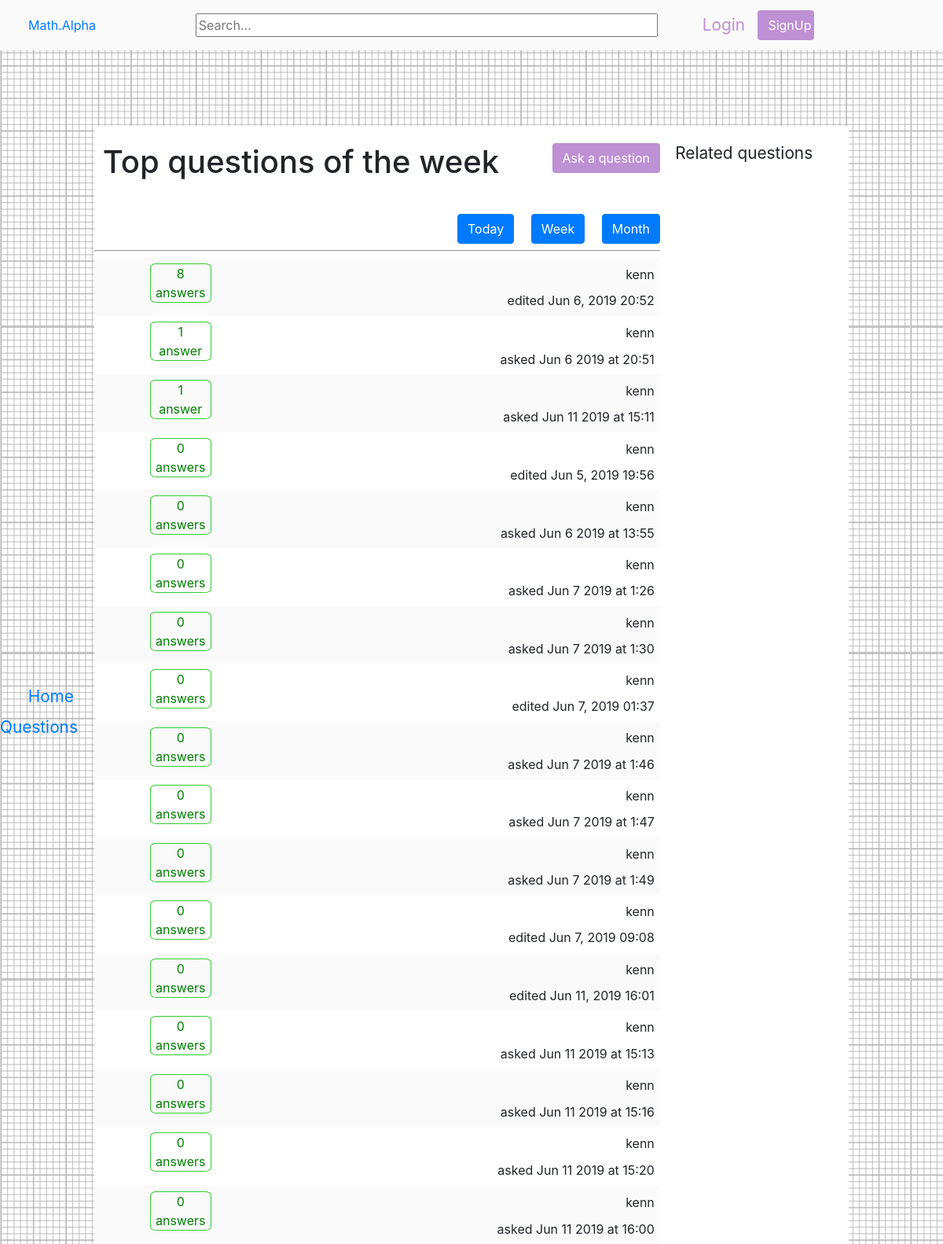
The app's page /week/ with its own data.
### passionProjectApp/models.py (models this page shows, shortened)
class RealQuestion(models.Model):
    title = tinymce_models.HTMLField()
    question = tinymce_models.HTMLField()
    last_update=models.DateTimeField(default=datetime.datetime.utcnow())
    date_created=models.DateTimeField(default=datetime.datetime.utcnow())
    upvote=models.ManyToManyField(User,blank=True,related_name='question_upvotes')
    downvote=models.ManyToManyField(User,blank=True,related_name='question_downvotes')
    author = models.ForeignKey(User,on_delete=models.CASCADE)

### passionProjectApp/views.py (the view)
# urls.py: path('week/',views.weekResults,name='week'),
def weekResults(request):
    randomquestion=RealQuestion.objects.all().order_by('?')[:10]
    today=datetime.datetime.utcnow()
    cutoff=datetime.datetime.utcnow()-datetime.timedelta(days=7)
    allquestions=RealQuestion.objects.filter(last_update__range=[cutoff,today]).annotate(count=Count('answer')).order_by('-count')
    context={"allquestions":allquestions, "randomquestion":randomquestion,}
    print('today')
    print(today)
    print('cutoff')
    print(cutoff)
    return render(request,"passionProjectApp/weekResults.html",context)

### passionProjectApp/templates/passionProjectApp/weekResults.html
{% extends 'passionProjectApp/base.html' %}
{% block body %}
<div class="titlepadding">
    <h1 class="questionTitle">Top questions of the week</h1>
    <a class="askbutton" href="{% url 'ask' %}"><button type="button" class="btn registerbutton">Ask a question</button></a>
</div>
<div class="dateResults">
    <a href="{% url 'index' %}"><button class="btn btn-primary">Today</button></a>
    <a href="{% url 'week' %}"><button class="btn btn-primary">Week</button></a>
    <a href="{% url 'month' %}"><button class="btn btn-primary">Month</button></a>
</div>
<hr/>
{% if allquestions %}
{% for x in allquestions %}
<div class="changeColors">
    <div class="questionInfo">
        {% if x.answer_set.count == 1 %}
        <div class="answered"><div >{{x.answer_set.count}}</div> <div>answer</div></div>
        {% elif x.answer_set.count == 0 %}
        <div class="answered"><div >{{x.answer_set.count}}</div> <div>answers</div></div>
        {% else %}
        <div class="answered"><div >{{x.answer_set.count}}</div> <div>answers</div></div>
        {% endif %}
    </div>
    <a class='questionIndex' href="{% url 'ask_read' x.id %}">{% autoescape off %}{{x.title}}{% endautoescape %}</a>
    <div class="authorInfo">
        <div class ='authorName'>{{x.author}}</div>
        {% load tz %}
        {% if x.last_update > x.date_created %}
        {% timezone "America/Chicago" %}
        <abbr title="created {{x.last_update}}"> {% endtimezone %}edited {{x.last_update|date:"M j, Y H:i"}}</abbr>
        {% else %} {% timezone "America/Chicago" %} <abbr title="{{x.date_created}}"> {% endtimezone %} asked {{x.date_created|date:"M j Y"}} at {% load tz %}{{x.date_created|utc|date:"G:i"}}</abbr>
        {% endif %}
    </div>
</div>
{% endfor%}
{% endif %}
{% endblock body %}

### passionProjectApp/templates/passionProjectApp/base.html (shortened to what this page needs)
<!DOCTYPE html>
<html lang="en">
<head>
    {% load static %}
    <link rel="stylesheet" href="{% static 'passionProjectApp/css/bootstrap.css' %}">
    <link rel="stylesheet" href="{% static 'passionProjectApp/css/base.css' %}">
</head>
<body >
{% if request.user.is_authenticated %}
<div class="topbar">
    <div class ='logo'><a href="{% url 'index' %}">Math.Alpha</a></div>
    <form action='{% url "search" %}' method="POST" class="search">
        {% csrf_token %}
        <input type="text" name="search" placeholder="Search...">
    </form>
    <div class='registration'>
        <span class='login'>{{request.user}}</span> <a class='registerlink' href="{% url 'logout' %}"><button type="button" class=" btn registerbutton">Sign Out</button></a></div>
</div>
{% else %}
<div class="topbar">
    <div class ='logo'><a href="{% url 'index' %}">Math.Alpha</a></div>
    <form action='{% url "search" %}' method="POST" class="search">
        <input type="text" name="search" placeholder="Search...">
    </form>
    <div class='registration'>
        <a class='login' href="{% url 'login' %}">Login</a> <a class='registerlink' href="{% url 'register' %}"><button type="button" class=" btn registerbutton">SignUp</button></a></div>
</div>
{% endif %}
<aside class="asidebar">
    <div class=" fixed-aside">
        <div id="home"><a href="{% url 'index' %}">Home</a></div>
        <div id="questions"><a href="{% url 'allquestions' %}">Questions</a></div>
    </div>
</aside>
<div class="bodygrid">
<div class="rightAside">
    <div class="randoQTitle">Related questions</div>
    {% if randomquestion %}
    {% for x in randomquestion %}
    <div class="randoQ"><a href="{% url 'ask_read' x.id %}">{% autoescape off %} {{x.title}} {% endautoescape %}</a></div>
    {% endfor %}
    {% endif %}
</div>
<div class="test">
    <div>
{% block body %}
{% endblock body %}
</div>
</div>
</div>
</body>
</html>

### passionProjectApp/static/passionProjectApp/css/base.css (style rules this page uses)
html,body { width:100vw; }
body { background-image:url('../images/background.png'); }
.bodygrid { display:grid; grid-template-areas: 'aside questions rando'; grid-template-columns: 0.5fr 3fr 1fr; padding-top:8vh; height:100vh; margin-top: 8%; margin-right: 10%; }
.topbar { display: flex; position: fixed; justify-content: space-between; top: 0; right: 0; width: 100vw; background: #fafafb; height: 8vh; padding: 1% 0; box-shadow: 0 1px 9px rgba(59,64,69,0.1); }
.logo { display: flex; align-items: center; justify-content: flex-start; padding-left: 3%; width: 12%; }
.search { display: flex; align-items: center; justify-content: center; padding-left: 4%; }
.topbar input { width: 49vw; }
.registration { position: relative; display: flex; align-items: center; justify-content: space-between; padding-right: 15%; }
.login,.registerlink, .editlinks { text-decoration: none; }
.login { color:#BE90D4; font-size: 1.3rem; }
.registerlink { margin-left: 13%; }
.registerbutton { background:#BE90D4; color:white; }
.registration .registerbutton { width: 6vw; }
.asidebar { display: grid; grid-area: aside; background: #ffffff; text-align: right; height: 100%; top: 9%; }
.fixed-aside { top: 55%; position: fixed; }
.fixed-aside div { padding-right: 5%; padding-bottom: 8%; font-size: 1.3rem; }
.test { display: grid; grid-area:questions; background: white; }
.titlepadding { padding:3% 0 0 1.5%; display:flex; justify-content: space-between; height:7rem; }
.questionTitle { display:inline; }
abbr[title] { cursor: auto; text-decoration: none; }
hr { height:0 }
div.changeColors:nth-of-type(odd) { display: flex; justify-content: space-between; padding: 1%; background: #fafafb; }
div.changeColors:nth-of-type(even) { display: flex; justify-content: space-between; padding: 1%; background: white; }
.answered { display: inline-block; text-align: center; border: 1px solid limegreen; color: green; border-radius: 10%; width:78px; }
.questionInfo { margin-left: 9%; }
.questionIndex { margin-right: auto; padding-left: 6%; width: fit-content; }
.authorName { display: flex; align-items: flex-start; padding-top: 1%; padding-left: 5%; width: fit-content; text-align: right; margin-left: auto; padding-bottom: 5%; }
.authorInfo { display:inline-block; }
.dateResults { display:flex; justify-content: flex-end; }
.dateResults a:not(first-of-type) { margin-left:3%; }
.rightAside { grid-area: rando; background: #ffffff; }
.randoQ { padding-left: 8%; padding-bottom: 8%; font-size: 0.9rem; }
.randoQTitle { padding: 8% 0 5% 8%; font-size: 1.3rem; }

### records on screen
RealQuestion: answer_set.count "8", author "kenn", last_update "Jun 6, 2019 20:52"
RealQuestion: answer_set.count "1", author "kenn", date_created "Jun 6 2019", date_created|utc "20:51"
RealQuestion: answer_set.count "1", author "kenn", date_created "Jun 11 2019", date_created|utc "15:11"
RealQuestion: answer_set.count "0", author "kenn", last_update "Jun 5, 2019 19:56"
RealQuestion: answer_set.count "0", author "kenn", date_created "Jun 6 2019", date_created|utc "13:55"
RealQuestion: answer_set.count "0", author "kenn", date_created "Jun 7 2019", date_created|utc "1:26"
RealQuestion: answer_set.count "0", author "kenn", date_created "Jun 7 2019", date_created|utc "1:30"
RealQuestion: answer_set.count "0", author "kenn", last_update "Jun 7, 2019 01:37"
RealQuestion: answer_set.count "0", author "kenn", date_created "Jun 7 2019", date_created|utc "1:46"
RealQuestion: answer_set.count "0", author "kenn", date_created "Jun 7 2019", date_created|utc "1:47"
RealQuestion: answer_set.count "0", author "kenn", date_created "Jun 7 2019", date_created|utc "1:49"
RealQuestion: answer_set.count "0", author "kenn", last_update "Jun 7, 2019 09:08"
RealQuestion: answer_set.count "0", author "kenn", last_update "Jun 11, 2019 16:01"
RealQuestion: answer_set.count "0", author "kenn", date_created "Jun 11 2019", date_created|utc "15:13"
RealQuestion: answer_set.count "0", author "kenn", date_created "Jun 11 2019", date_created|utc "15:16"
RealQuestion: answer_set.count "0", author "kenn", date_created "Jun 11 2019", date_created|utc "15:20"
RealQuestion: answer_set.count "0", author "kenn", date_created "Jun 11 2019", date_created|utc "16:00"
